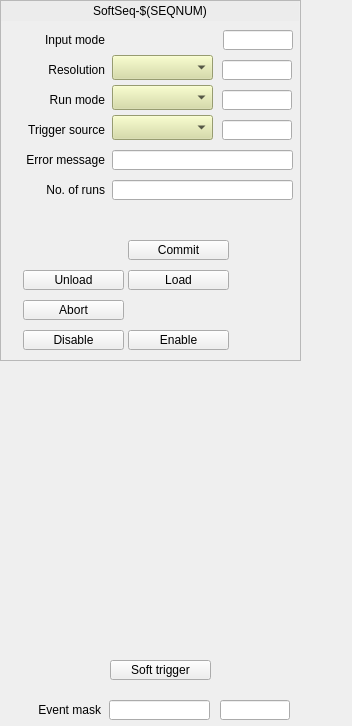
<?xml version="1.0" encoding="UTF-8"?>
<ui version="4.0">
 <class>Form</class>
 <widget class="QWidget" name="Form">
  <property name="geometry">
   <rect>
    <x>0</x>
    <y>0</y>
    <width>352</width>
    <height>726</height>
   </rect>
  </property>
  <property name="windowTitle">
   <string>Form</string>
  </property>
  <widget class="QFrame" name="frame">
   <property name="geometry">
    <rect>
     <x>0</x>
     <y>0</y>
     <width>301</width>
     <height>361</height>
    </rect>
   </property>
   <property name="frameShape">
    <enum>QFrame::StyledPanel</enum>
   </property>
   <property name="frameShadow">
    <enum>QFrame::Raised</enum>
   </property>
   <widget class="QLabel" name="label_8">
    <property name="geometry">
     <rect>
      <x>4</x>
      <y>180</y>
      <width>101</width>
      <height>20</height>
     </rect>
    </property>
    <property name="text">
     <string>No. of runs</string>
    </property>
    <property name="alignment">
     <set>Qt::AlignRight|Qt::AlignTrailing|Qt::AlignVCenter</set>
    </property>
   </widget>
   <widget class="caMessageButton" name="camessagebutton_4">
    <property name="geometry">
     <rect>
      <x>128</x>
      <y>330</y>
      <width>101</width>
      <height>20</height>
     </rect>
    </property>
    <property name="text">
     <string>Enable</string>
    </property>
    <property name="channel" stdset="0">
     <string notr="true">$(EVG):SoftSeq-$(SEQNUM)-Enable-Cmd</string>
    </property>
    <property name="releaseMessage">
     <string notr="true">1</string>
    </property>
   </widget>
   <widget class="caMessageButton" name="camessagebutton">
    <property name="geometry">
     <rect>
      <x>128</x>
      <y>240</y>
      <width>101</width>
      <height>20</height>
     </rect>
    </property>
    <property name="text">
     <string>Commit</string>
    </property>
    <property name="channel" stdset="0">
     <string notr="true">$(EVG):SoftSeq-$(SEQNUM)-Commit-Cmd</string>
    </property>
    <property name="releaseMessage">
     <string notr="true">1</string>
    </property>
   </widget>
   <widget class="caLed" name="caled_5">
    <property name="geometry">
     <rect>
      <x>238</x>
      <y>330</y>
      <width>20</width>
      <height>20</height>
     </rect>
    </property>
    <property name="toolTip">
     <string>Master enable for the EVR. If not set then very little will happen.</string>
    </property>
    <property name="rectangular">
     <bool>false</bool>
    </property>
    <property name="channel" stdset="0">
     <string notr="true">$(EVG):SoftSeq-$(SEQNUM)-Enable-RB</string>
    </property>
    <property name="falseColor">
     <color>
      <red>218</red>
      <green>218</green>
      <blue>218</blue>
     </color>
    </property>
    <property name="trueColor">
     <color>
      <red>0</red>
      <green>205</green>
      <blue>0</blue>
     </color>
    </property>
    <property name="undefinedColor">
     <color>
      <red>255</red>
      <green>255</green>
      <blue>255</blue>
     </color>
    </property>
   </widget>
   <widget class="caLed" name="caled_2">
    <property name="geometry">
     <rect>
      <x>238</x>
      <y>240</y>
      <width>20</width>
      <height>20</height>
     </rect>
    </property>
    <property name="toolTip">
     <string>Master enable for the EVR. If not set then very little will happen.</string>
    </property>
    <property name="rectangular">
     <bool>false</bool>
    </property>
    <property name="channel" stdset="0">
     <string notr="true">$(EVG):SoftSeq-$(SEQNUM)-Commit-RB</string>
    </property>
    <property name="falseColor">
     <color>
      <red>218</red>
      <green>218</green>
      <blue>218</blue>
     </color>
    </property>
    <property name="trueColor">
     <color>
      <red>0</red>
      <green>205</green>
      <blue>0</blue>
     </color>
    </property>
    <property name="undefinedColor">
     <color>
      <red>255</red>
      <green>255</green>
      <blue>255</blue>
     </color>
    </property>
   </widget>
   <widget class="caLineEdit" name="calineedit_14">
    <property name="geometry">
     <rect>
      <x>222</x>
      <y>120</y>
      <width>70</width>
      <height>20</height>
     </rect>
    </property>
    <property name="alignment">
     <set>Qt::AlignLeading|Qt::AlignLeft|Qt::AlignVCenter</set>
    </property>
    <property name="channel" stdset="0">
     <string notr="true">$(EVG):SoftSeq-$(SEQNUM)-TrigSrc-RB</string>
    </property>
   </widget>
   <widget class="caLed" name="caled_3">
    <property name="geometry">
     <rect>
      <x>238</x>
      <y>270</y>
      <width>20</width>
      <height>20</height>
     </rect>
    </property>
    <property name="toolTip">
     <string>Master enable for the EVR. If not set then very little will happen.</string>
    </property>
    <property name="rectangular">
     <bool>false</bool>
    </property>
    <property name="channel" stdset="0">
     <string notr="true">$(EVG):SoftSeq-$(SEQNUM)-Load-RB</string>
    </property>
    <property name="falseColor">
     <color>
      <red>218</red>
      <green>218</green>
      <blue>218</blue>
     </color>
    </property>
    <property name="trueColor">
     <color>
      <red>0</red>
      <green>205</green>
      <blue>0</blue>
     </color>
    </property>
    <property name="undefinedColor">
     <color>
      <red>255</red>
      <green>255</green>
      <blue>255</blue>
     </color>
    </property>
   </widget>
   <widget class="caMessageButton" name="camessagebutton_2">
    <property name="geometry">
     <rect>
      <x>128</x>
      <y>270</y>
      <width>101</width>
      <height>20</height>
     </rect>
    </property>
    <property name="text">
     <string>Load</string>
    </property>
    <property name="channel" stdset="0">
     <string notr="true">$(EVG):SoftSeq-$(SEQNUM)-Load-Cmd</string>
    </property>
    <property name="releaseMessage">
     <string notr="true">1</string>
    </property>
   </widget>
   <widget class="caMessageButton" name="camessagebutton_6">
    <property name="geometry">
     <rect>
      <x>23</x>
      <y>300</y>
      <width>101</width>
      <height>20</height>
     </rect>
    </property>
    <property name="text">
     <string>Abort</string>
    </property>
    <property name="channel" stdset="0">
     <string notr="true">$(EVG):SoftSeq-$(SEQNUM)-Abort-Cmd</string>
    </property>
    <property name="releaseMessage">
     <string notr="true">1</string>
    </property>
   </widget>
   <widget class="caLineEdit" name="calineedit_12">
    <property name="geometry">
     <rect>
      <x>222</x>
      <y>60</y>
      <width>70</width>
      <height>20</height>
     </rect>
    </property>
    <property name="alignment">
     <set>Qt::AlignLeading|Qt::AlignLeft|Qt::AlignVCenter</set>
    </property>
    <property name="channel" stdset="0">
     <string notr="true">$(EVG):SoftSeq-$(SEQNUM)-TsResolution-RB</string>
    </property>
   </widget>
   <widget class="caMenu" name="camenu_3">
    <property name="geometry">
     <rect>
      <x>112</x>
      <y>115</y>
      <width>101</width>
      <height>25</height>
     </rect>
    </property>
    <property name="styleSheet">
     <string notr="true">background-color: rgb(212, 219, 157);</string>
    </property>
    <property name="channel" stdset="0">
     <string notr="true">$(EVG):SoftSeq-$(SEQNUM)-TrigSrc-Sel</string>
    </property>
   </widget>
   <widget class="QLabel" name="label_4">
    <property name="geometry">
     <rect>
      <x>4</x>
      <y>60</y>
      <width>101</width>
      <height>20</height>
     </rect>
    </property>
    <property name="text">
     <string>Resolution</string>
    </property>
    <property name="alignment">
     <set>Qt::AlignRight|Qt::AlignTrailing|Qt::AlignVCenter</set>
    </property>
   </widget>
   <widget class="caMenu" name="camenu_2">
    <property name="geometry">
     <rect>
      <x>112</x>
      <y>85</y>
      <width>101</width>
      <height>25</height>
     </rect>
    </property>
    <property name="styleSheet">
     <string notr="true">background-color: rgb(212, 219, 157);</string>
    </property>
    <property name="channel" stdset="0">
     <string notr="true">$(EVG):SoftSeq-$(SEQNUM)-RunMode-Sel</string>
    </property>
   </widget>
   <widget class="caMenu" name="camenu">
    <property name="geometry">
     <rect>
      <x>112</x>
      <y>55</y>
      <width>101</width>
      <height>25</height>
     </rect>
    </property>
    <property name="styleSheet">
     <string notr="true">background-color: rgb(212, 219, 157);</string>
    </property>
    <property name="channel" stdset="0">
     <string notr="true">$(EVG):SoftSeq-$(SEQNUM)-TsResolution-Sel</string>
    </property>
   </widget>
   <widget class="caMessageButton" name="camessagebutton_5">
    <property name="geometry">
     <rect>
      <x>23</x>
      <y>330</y>
      <width>101</width>
      <height>20</height>
     </rect>
    </property>
    <property name="text">
     <string>Disable</string>
    </property>
    <property name="channel" stdset="0">
     <string notr="true">$(EVG):SoftSeq-$(SEQNUM)-Disable-Cmd</string>
    </property>
    <property name="releaseMessage">
     <string notr="true">1</string>
    </property>
   </widget>
   <widget class="caLineEdit" name="calineedit_13">
    <property name="geometry">
     <rect>
      <x>222</x>
      <y>90</y>
      <width>70</width>
      <height>20</height>
     </rect>
    </property>
    <property name="alignment">
     <set>Qt::AlignLeading|Qt::AlignLeft|Qt::AlignVCenter</set>
    </property>
    <property name="channel" stdset="0">
     <string notr="true">$(EVG):SoftSeq-$(SEQNUM)-RunMode-RB</string>
    </property>
   </widget>
   <widget class="caMessageButton" name="camessagebutton_3">
    <property name="geometry">
     <rect>
      <x>23</x>
      <y>270</y>
      <width>101</width>
      <height>20</height>
     </rect>
    </property>
    <property name="text">
     <string>Unload</string>
    </property>
    <property name="channel" stdset="0">
     <string notr="true">$(EVG):SoftSeq-$(SEQNUM)-Unload-Cmd</string>
    </property>
    <property name="releaseMessage">
     <string notr="true">1</string>
    </property>
   </widget>
   <widget class="QLabel" name="label_5">
    <property name="geometry">
     <rect>
      <x>4</x>
      <y>90</y>
      <width>101</width>
      <height>20</height>
     </rect>
    </property>
    <property name="text">
     <string>Run mode</string>
    </property>
    <property name="alignment">
     <set>Qt::AlignRight|Qt::AlignTrailing|Qt::AlignVCenter</set>
    </property>
   </widget>
   <widget class="QLabel" name="label_7">
    <property name="geometry">
     <rect>
      <x>4</x>
      <y>150</y>
      <width>101</width>
      <height>20</height>
     </rect>
    </property>
    <property name="text">
     <string>Error message</string>
    </property>
    <property name="alignment">
     <set>Qt::AlignRight|Qt::AlignTrailing|Qt::AlignVCenter</set>
    </property>
   </widget>
   <widget class="QLabel" name="label_6">
    <property name="geometry">
     <rect>
      <x>4</x>
      <y>120</y>
      <width>101</width>
      <height>20</height>
     </rect>
    </property>
    <property name="text">
     <string>Trigger source</string>
    </property>
    <property name="alignment">
     <set>Qt::AlignRight|Qt::AlignTrailing|Qt::AlignVCenter</set>
    </property>
   </widget>
   <widget class="caChoice" name="cachoice">
    <property name="geometry">
     <rect>
      <x>112</x>
      <y>30</y>
      <width>101</width>
      <height>20</height>
     </rect>
    </property>
    <property name="toolTip">
     <string>Reverses the output polarity. When set, changes the output from normally low to normally high.</string>
    </property>
    <property name="channel" stdset="0">
     <string notr="true">$(EVG):SoftSeq-$(SEQNUM)-TsInpMode-Sel</string>
    </property>
    <property name="foreground">
     <color>
      <red>0</red>
      <green>0</green>
      <blue>0</blue>
     </color>
    </property>
    <property name="background">
     <color>
      <red>212</red>
      <green>219</green>
      <blue>157</blue>
     </color>
    </property>
    <property name="bordercolor">
     <color>
      <red>0</red>
      <green>0</green>
      <blue>0</blue>
     </color>
    </property>
    <property name="colorMode">
     <enum>caChoice::Static</enum>
    </property>
    <property name="stackingMode" stdset="0">
     <enum>caChoice::Column</enum>
    </property>
    <property name="endBit">
     <number>1</number>
    </property>
   </widget>
   <widget class="caLineEdit" name="calineedit_15">
    <property name="geometry">
     <rect>
      <x>112</x>
      <y>150</y>
      <width>181</width>
      <height>20</height>
     </rect>
    </property>
    <property name="layoutDirection">
     <enum>Qt::LeftToRight</enum>
    </property>
    <property name="alignment">
     <set>Qt::AlignLeading|Qt::AlignLeft|Qt::AlignVCenter</set>
    </property>
    <property name="channel" stdset="0">
     <string notr="true">$(EVG):SoftSeq-$(SEQNUM)-Error-RB</string>
    </property>
   </widget>
   <widget class="caLineEdit" name="calineedit_11">
    <property name="geometry">
     <rect>
      <x>223</x>
      <y>30</y>
      <width>70</width>
      <height>20</height>
     </rect>
    </property>
    <property name="alignment">
     <set>Qt::AlignLeading|Qt::AlignLeft|Qt::AlignVCenter</set>
    </property>
    <property name="channel" stdset="0">
     <string notr="true">$(EVG):SoftSeq-$(SEQNUM)-TsInpMode-RB</string>
    </property>
   </widget>
   <widget class="caLineEdit" name="calineedit_16">
    <property name="geometry">
     <rect>
      <x>112</x>
      <y>180</y>
      <width>181</width>
      <height>20</height>
     </rect>
    </property>
    <property name="layoutDirection">
     <enum>Qt::LeftToRight</enum>
    </property>
    <property name="alignment">
     <set>Qt::AlignLeading|Qt::AlignLeft|Qt::AlignVCenter</set>
    </property>
    <property name="channel" stdset="0">
     <string notr="true">$(EVG):SoftSeq-$(SEQNUM)-NumOfRuns-I</string>
    </property>
   </widget>
   <widget class="QLabel" name="label_3">
    <property name="geometry">
     <rect>
      <x>4</x>
      <y>30</y>
      <width>101</width>
      <height>20</height>
     </rect>
    </property>
    <property name="text">
     <string>Input mode</string>
    </property>
    <property name="alignment">
     <set>Qt::AlignRight|Qt::AlignTrailing|Qt::AlignVCenter</set>
    </property>
   </widget>
   <widget class="caLabel" name="calabel_2">
    <property name="geometry">
     <rect>
      <x>1</x>
      <y>1</y>
      <width>298</width>
      <height>20</height>
     </rect>
    </property>
    <property name="styleSheet">
     <string notr="true">background-color: rgb(236, 236, 236, 255);</string>
    </property>
    <property name="text">
     <string>SoftSeq-$(SEQNUM)</string>
    </property>
    <property name="alignment">
     <set>Qt::AlignCenter</set>
    </property>
   </widget>
   <widget class="caInclude" name="cainclude">
    <property name="geometry">
     <rect>
      <x>1</x>
      <y>210</y>
      <width>295</width>
      <height>31</height>
     </rect>
    </property>
    <property name="macro">
     <string notr="true">SEQNUM=$(SEQNUM), EVG=$(EVG)</string>
    </property>
    <property name="filename" stdset="0">
     <string notr="true">G_EVG_$(FF)_softSeq_swMask.ui</string>
    </property>
   </widget>
  </widget>
  <widget class="caLineEdit" name="calineedit_10">
   <property name="geometry">
    <rect>
     <x>220</x>
     <y>700</y>
     <width>70</width>
     <height>20</height>
    </rect>
   </property>
   <property name="alignment">
    <set>Qt::AlignCenter</set>
   </property>
   <property name="channel" stdset="0">
    <string notr="true">$(EVG):SoftSeq-$(SEQNUM)-EvtMask-RB</string>
   </property>
   <property name="colorMode">
    <enum>caLineEdit::Alarm_Default</enum>
   </property>
   <property name="formatType">
    <enum>caLineEdit::hexadecimal</enum>
   </property>
  </widget>
  <widget class="caTextEntry" name="catextentry_3">
   <property name="geometry">
    <rect>
     <x>109</x>
     <y>700</y>
     <width>101</width>
     <height>20</height>
    </rect>
   </property>
   <property name="channel" stdset="0">
    <string notr="true">$(EVG):SoftSeq-$(SEQNUM)-EvtMask-SP</string>
   </property>
   <property name="background">
    <color>
     <red>212</red>
     <green>219</green>
     <blue>157</blue>
    </color>
   </property>
   <property name="colorMode">
    <enum>caLineEdit::Static</enum>
   </property>
   <property name="formatType">
    <enum>caLineEdit::hexadecimal</enum>
   </property>
  </widget>
  <widget class="QLabel" name="label_9">
   <property name="geometry">
    <rect>
     <x>10</x>
     <y>700</y>
     <width>91</width>
     <height>20</height>
    </rect>
   </property>
   <property name="text">
    <string>Event mask</string>
   </property>
   <property name="alignment">
    <set>Qt::AlignRight|Qt::AlignTrailing|Qt::AlignVCenter</set>
   </property>
  </widget>
  <widget class="caMessageButton" name="camessagebutton_7">
   <property name="geometry">
    <rect>
     <x>110</x>
     <y>660</y>
     <width>101</width>
     <height>20</height>
    </rect>
   </property>
   <property name="text">
    <string>Soft trigger</string>
   </property>
   <property name="channel" stdset="0">
    <string notr="true">$(EVG):SoftSeq-$(SEQNUM)-SoftTrig-Cmd</string>
   </property>
   <property name="releaseMessage">
    <string notr="true">1</string>
   </property>
  </widget>
 </widget>
 <customwidgets>
  <customwidget>
   <class>caMenu</class>
   <extends>QComboBox</extends>
   <header>caMenu</header>
  </customwidget>
  <customwidget>
   <class>caChoice</class>
   <extends>QWidget</extends>
   <header>caChoice</header>
  </customwidget>
  <customwidget>
   <class>caTextEntry</class>
   <extends>caLineEdit</extends>
   <header>caTextEntry</header>
  </customwidget>
  <customwidget>
   <class>caMessageButton</class>
   <extends>QPushButton</extends>
   <header>caMessageButton</header>
  </customwidget>
  <customwidget>
   <class>caLabel</class>
   <extends>QLabel</extends>
   <header>caLabel</header>
  </customwidget>
  <customwidget>
   <class>caInclude</class>
   <extends>QWidget</extends>
   <header>caInclude</header>
  </customwidget>
  <customwidget>
   <class>caLed</class>
   <extends>QWidget</extends>
   <header>caLed</header>
  </customwidget>
  <customwidget>
   <class>caLineEdit</class>
   <extends>QLineEdit</extends>
   <header>caLineEdit</header>
  </customwidget>
 </customwidgets>
 <resources/>
 <connections/>
</ui>
